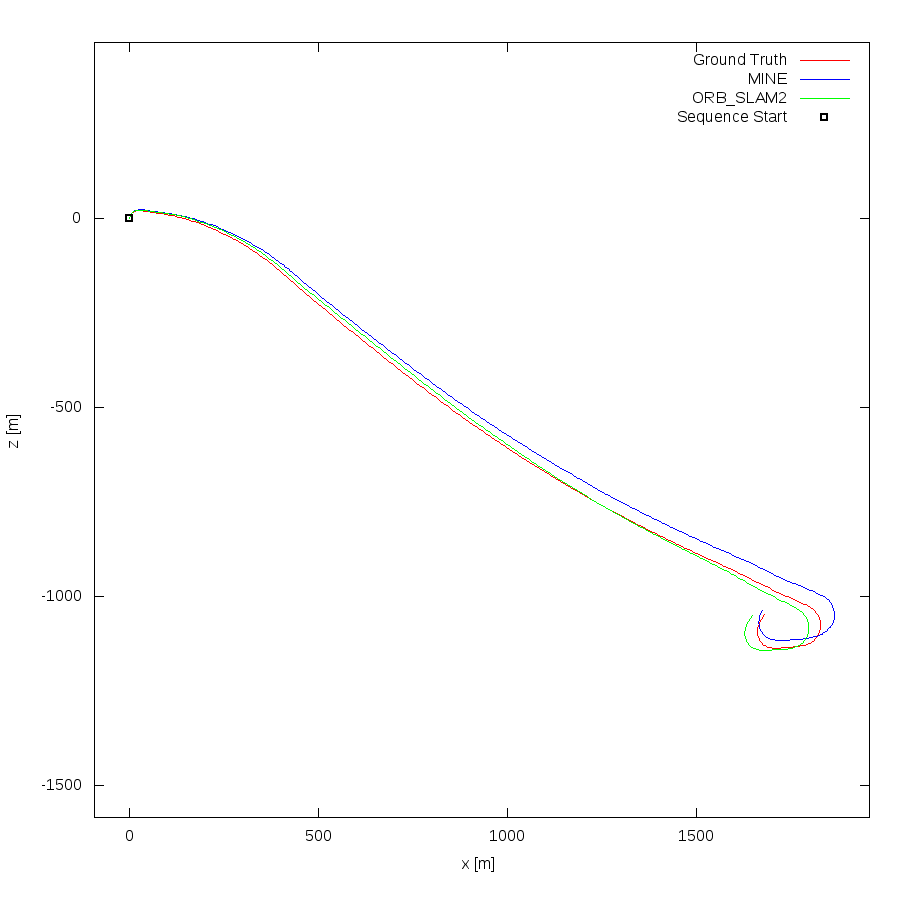

Write gnuplot code to recreate this figure.
set term postscript eps enhanced color
set output "01.eps"
set size ratio -1
set xrange [-93:1957]
set yrange [-1584:466]
set xlabel "x [m]"
set ylabel "z [m]"
plot "01.txt" using 1:2 lc rgb "#FF0000" title 'Ground Truth' w lines,"01.txt" using 3:4 lc rgb "#0000FF" title 'MINE' w lines,"01.txt" using 5:6 lc rgb "#00FF00" title 'ORB_SLAM2' w lines,"< head -1 01.txt" using 1:2 lc rgb "#000000" pt 4 ps 1 lw 2 title 'Sequence Start' w points
